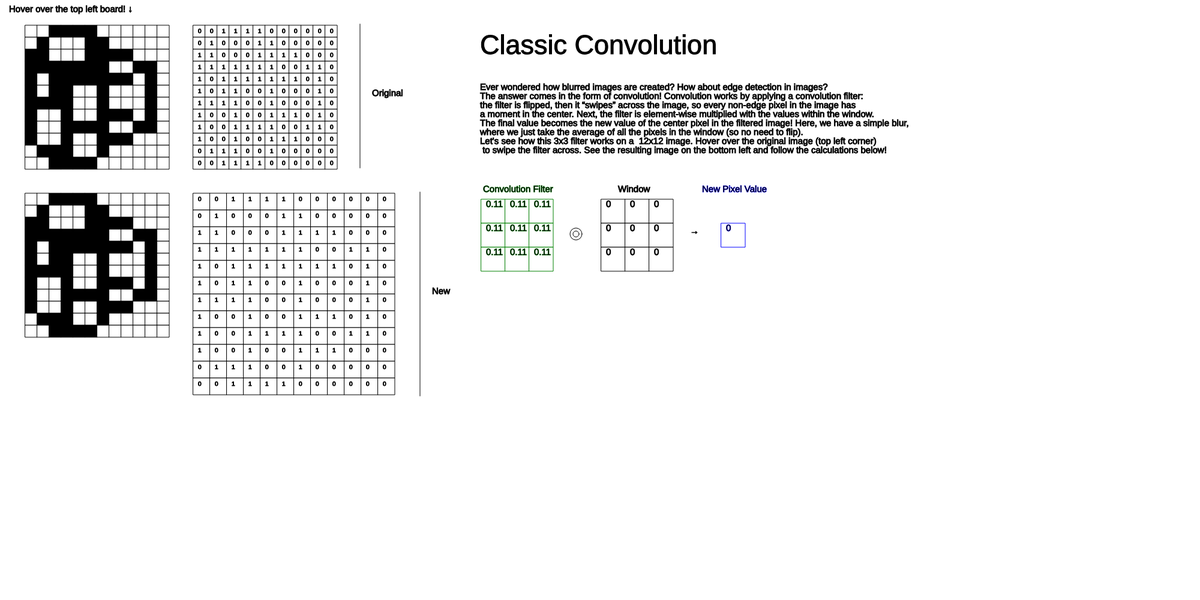
Frame 1 (no input)
Frame 60 (no input): identical to frame 1, image omitted
Frame 120 (the mouse pressed at the canvas centre since frame 60): identical to frame 1, image omitted

The p5.js sketch that drew this single still picture (run headless with seeded random() and noise() and a simulated clock; from frame 60 on, the mouse is pressed at the canvas centre):

// p5.js sketch
// ── sketch.js

let main_img = [[]];
let segments = [];
let second_img = [[]];
let filter = [[]];
let other = [[]];
let fin = [[]];
let title_space =  100;
let extra_space = 30;

function setup() {
  createCanvas(2000, 1000);
  main_img = [[0,0,1,1,1,1,1,1,1,1,0,0],[0,1,1,1,0,0,1,0,0,0,1,0],[1,0,0,1,1,1,1,0,0,0,1,1],[1,0,0,1,1,1,1,1,1,1,1,1],[1,0,0,1,1,0,0,0,1,0,0,1],[1,1,1,1,1,0,0,0,1,0,0,1],[0,1,1,1,1,1,1,1,1,1,1,0],[0,0,1,0,1,0,0,1,0,1,0,0],[0,0,1,0,1,0,0,1,0,1,0,0],[0,0,0,1,0,0,0,0,1,0,0,0],[0,0,0,1,1,1,1,1,1,0,0,0],[0,0,0,0,0,0,0,0,0,0,0,0]];
  second_img = [[0,0,1,1,1,1,1,1,1,1,0,0],[0,1,1,1,0,0,1,0,0,0,1,0],[1,0,0,1,1,1,1,0,0,0,1,1],[1,0,0,1,1,1,1,1,1,1,1,1],[1,0,0,1,1,0,0,0,1,0,0,1],[1,1,1,1,1,0,0,0,1,0,0,1],[0,1,1,1,1,1,1,1,1,1,1,0],[0,0,1,0,1,0,0,1,0,1,0,0],[0,0,1,0,1,0,0,1,0,1,0,0],[0,0,0,1,0,0,0,0,1,0,0,0],[0,0,0,1,1,1,1,1,1,0,0,0],[0,0,0,0,0,0,0,0,0,0,0,0]];
  filter = [[1/9, 1/9, 1/9], [1/9, 1/9, 1/9], [1/9, 1/9, 1/9]];
  other = [[0,0,0],[0,0,0],[0,0,0]];
  fin =[[0]];
  drawMainBoards();
  segments = createSegments(40, 40);
  textSize(15);
  stroke('black');
  text("Hover over the top left board!", 15, 15);
  text("Ever wondered how blurred images are created? How about edge detection in images?",800, 50);
  text("The answer comes in the form of convolution! Convolution works by applying a convolution filter:", 800, 65);
  text("the filter “swipes” across the image, allowing all pixels in image (except the edges) a chance to be at", 800, 80); 
  text("the center. Next, the filter is element-wise multiplied with the values within the window.", 800, 95);
  text("The final value becomes the new value of the center pixel in the filtered image!", 800, 110);
  text("Here, we have a box blur, where we simply take the average of all the pixels in the window. ", 800, 125);
  text("Lets see how this 3x3 box blue works on a  12x12 image. Hover over the original image (top left corner)", 800, 140);
  text(" to swipe the filter across.See the resulting image on the bottom left, and calculation below!", 800, 155)
  textSize(10);
}

function drawMainBoards()
{
  stroke(0,0,0);
  pixels2image(main_img, 40, 40);
  pixels2num(main_img, 40+14*20, 40, 1);
  line(30*20, 40, 30*20, 40+12*20);
  pixels2image(second_img, 40, 40+ 14*20);
  pixels2num(second_img, 40+ 14*20, 40+ 14*20, 1.4);
  line(35*20, 40+14*20, 35*20, 40+31*20);

  textSize(45);
  text("Classic Convolution", 800, 90);
  textSize(15);
  stroke('green');
  text("Convolution Filter", 805, 190+title_space+extra_space)
  pixels2num(filter, 800, 200+title_space+extra_space, 2);
  stroke('black');
  text("Original", 31*20, 40+6*20);
  text("New", 36*20, 40+22.5*20);

  fill(255,255,255);
  ellipse(960, 260+title_space+extra_space, 20, 20);
  fill(255,255,255);
  ellipse(960, 260+title_space+extra_space, 10, 10);
  fill(0,0,0);
  text("→", 1150, 260+title_space+extra_space);
  text("Window", 1030, 190+title_space+extra_space);
  pixels2num(other, 1000, 200+title_space+extra_space, 2 );
  stroke('blue');
  text("New Pixel Value", 1170, 190+title_space+extra_space)
  pixels2num(fin, 1200, 240+title_space+extra_space, 2 )
  stroke('black');
  
    strokeWeight(1);
    text("Hover over the top left board! ↓", 15, 20);
    text("Ever wondered how blurred images are created? How about edge detection in images?",800, 50+title_space);
    text("The answer comes in the form of convolution! Convolution works by applying a convolution filter:", 800, 65+title_space);
    text("the filter is flipped, then it “swipes” across the image, so every non-edge pixel in the image has", 800, 80+title_space); 
    text("a moment in the center. Next, the filter is element-wise multiplied with the values within the window.", 800, 95+title_space);
    text("The final value becomes the new value of the center pixel in the filtered image! Here, we have a simple blur,", 800, 110+title_space);
    text("where we just take the average of all the pixels in the window (so no need to flip).", 800, 125+title_space);
    text("Let's see how this 3x3 filter works on a  12x12 image. Hover over the original image (top left corner)", 800, 140+title_space);
    text(" to swipe the filter across. See the resulting image on the bottom left and follow the calculations below!", 800, 155+title_space)
  textSize(10);

}

function draw() {
  fill(255,255,255);
  rect(0,0, 2000, 100);
  clear();

     drawMainBoards();
  segments.forEach(function(segment, index) 
  {
    
    //console.log(mouseX)
    //.log(segment.xPos)
   if ( (segment.xPos < mouseX ) && (mouseX < segment.xPos+20) &&  (segment.yPos < mouseY) && (mouseY < segment.yPos+20))
   {
    
     fill(0,0,0,0);
     stroke('green');
     strokeWeight(2);
     rect(segment.xPos, segment.yPos, 60, 60);
     stroke('blue');
   
    rect(segment.xPos+20, 14*20+segment.yPos+20, 20, 20);
    strokeWeight(1);

    
     convolve(segment);
     fin[0][0] = segment.finVal;
   }
  })
 

}

function convolve(segment)
{
  
  {
    finIndexX = segment.begIndexX+1;
    finIndexY = segment.begIndexY+1;
    console.log(segment.begIndexX);
    console.log(segment.begIndexY);
    let finalVal = 0;
    for (let i = 0; i < filter.length; i++)
    {
      for (let j = 0; j < filter[i].length; j++)
      {
          let temp = filter[i][j]*main_img[segment.begIndexX+i][segment.begIndexY+j];
          other[i][j] = main_img[segment.begIndexX+i][segment.begIndexY+j];
          finalVal +=temp;
      }
    }
    if (!segment.done)
    {
      second_img[finIndexX][finIndexY] = finalVal;
      segment.finVal = finalVal;
    }
    segment.finish();

  }
}

function pixels2image(pixels, startx, starty)
{
   for (let j = 0; j< pixels.length; j++)
   {
     for (let i = 0; i < pixels[j].length; i++)
     {
       let factor = pixels[j][i];
       fill(255-255*factor,255-255*factor,255-255*factor );
       rect(startx+20*j+2, starty+20*i+2, 20, 20)
     }
   }
}

function pixels2num(pixels, startx, starty, scale)
{
   for (let j = 0; j< pixels.length; j++)
   {
     for (let i = 0; i < pixels[j].length; i++)
     {
       let temp = 1;
      
       if (pixels[j][i] == 0)
       {
            temp = 0;
       }
      
       fill(255,255,255);
       rect(startx+ 20*j*scale+2, starty + 20*scale*i+2, 20*scale, 20*scale);
       fill(0,0,0);
       let final = parseFloat(pixels[j][i].toFixed(2))
       text(final + "", startx+ 20*scale*j+10, starty + 20*scale*i+15);
     }
   }
}

function createSegments(startX, startY)
{
  let segments = [];
  for (let i = 0; i < main_img.length-2; i++)
  {
    for (let j = 0; j < main_img[i].length-2; j++)
  {
      {
        let s = new Segment( startX + 20*(i), startY + 20*(j), i, j)
        segments.push(s);
      }
  }
  }
  return segments;
}

class Segment
{
  

  constructor(xPos, yPos, begIndexX, begIndexY)
  {
    this.xPos = xPos;
    this.yPos =yPos;
    this.begIndexX=begIndexX;
    this.begIndexY=begIndexY;
    this.done = false; 
    this.finVal = 0;
  }

   finish(){
     this.done = true;
   }

}
